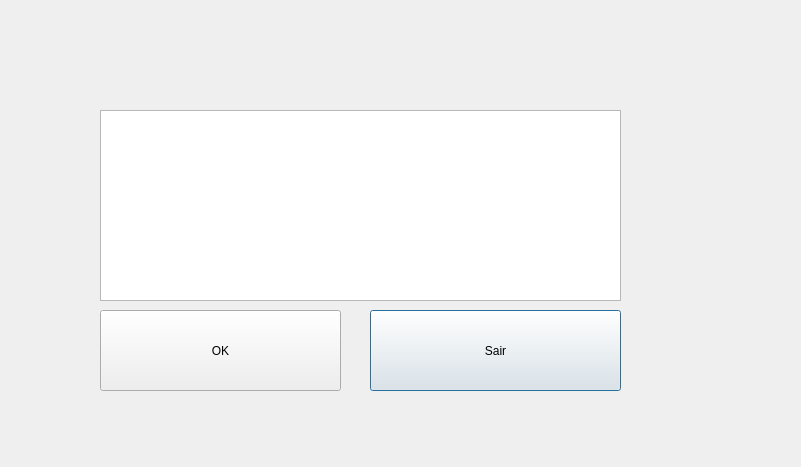
<?xml version="1.0" encoding="UTF-8"?>
<ui version="4.0">
 <class>EnterDialog</class>
 <widget class="QDialog" name="EnterDialog">
  <property name="geometry">
   <rect>
    <x>0</x>
    <y>0</y>
    <width>801</width>
    <height>467</height>
   </rect>
  </property>
  <property name="windowTitle">
   <string>Dialog</string>
  </property>
  <widget class="QTextEdit" name="enterText">
   <property name="geometry">
    <rect>
     <x>100</x>
     <y>110</y>
     <width>521</width>
     <height>191</height>
    </rect>
   </property>
  </widget>
  <widget class="QPushButton" name="pushButton_2">
   <property name="geometry">
    <rect>
     <x>370</x>
     <y>310</y>
     <width>251</width>
     <height>81</height>
    </rect>
   </property>
   <property name="text">
    <string>Sair</string>
   </property>
  </widget>
  <widget class="QPushButton" name="pushButton">
   <property name="geometry">
    <rect>
     <x>100</x>
     <y>310</y>
     <width>241</width>
     <height>81</height>
    </rect>
   </property>
   <property name="text">
    <string>OK</string>
   </property>
  </widget>
 </widget>
 <resources/>
 <connections/>
</ui>
